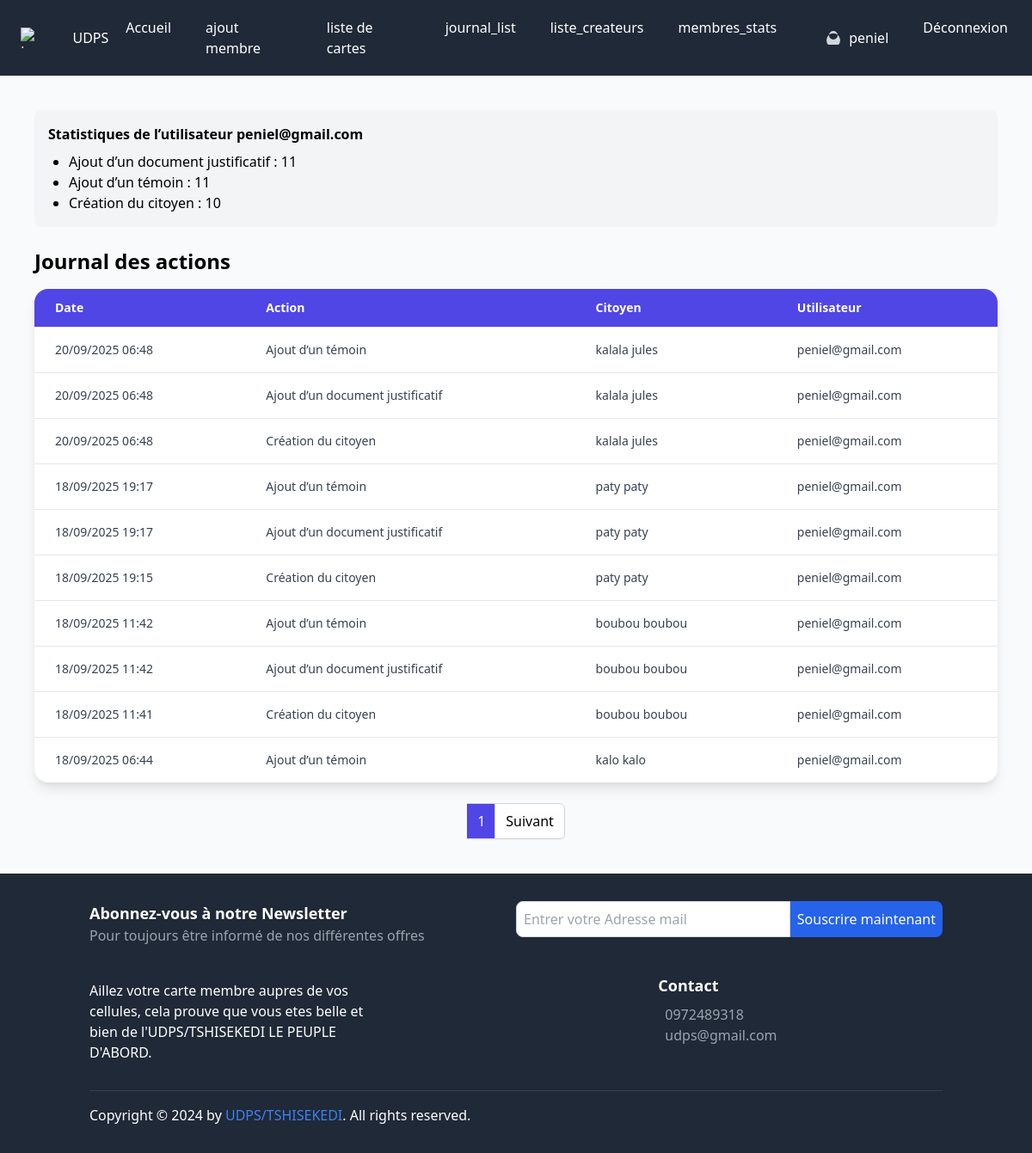
Page /user/journal/?q=peniel@gmail.com (signed in) on the earlier database version.
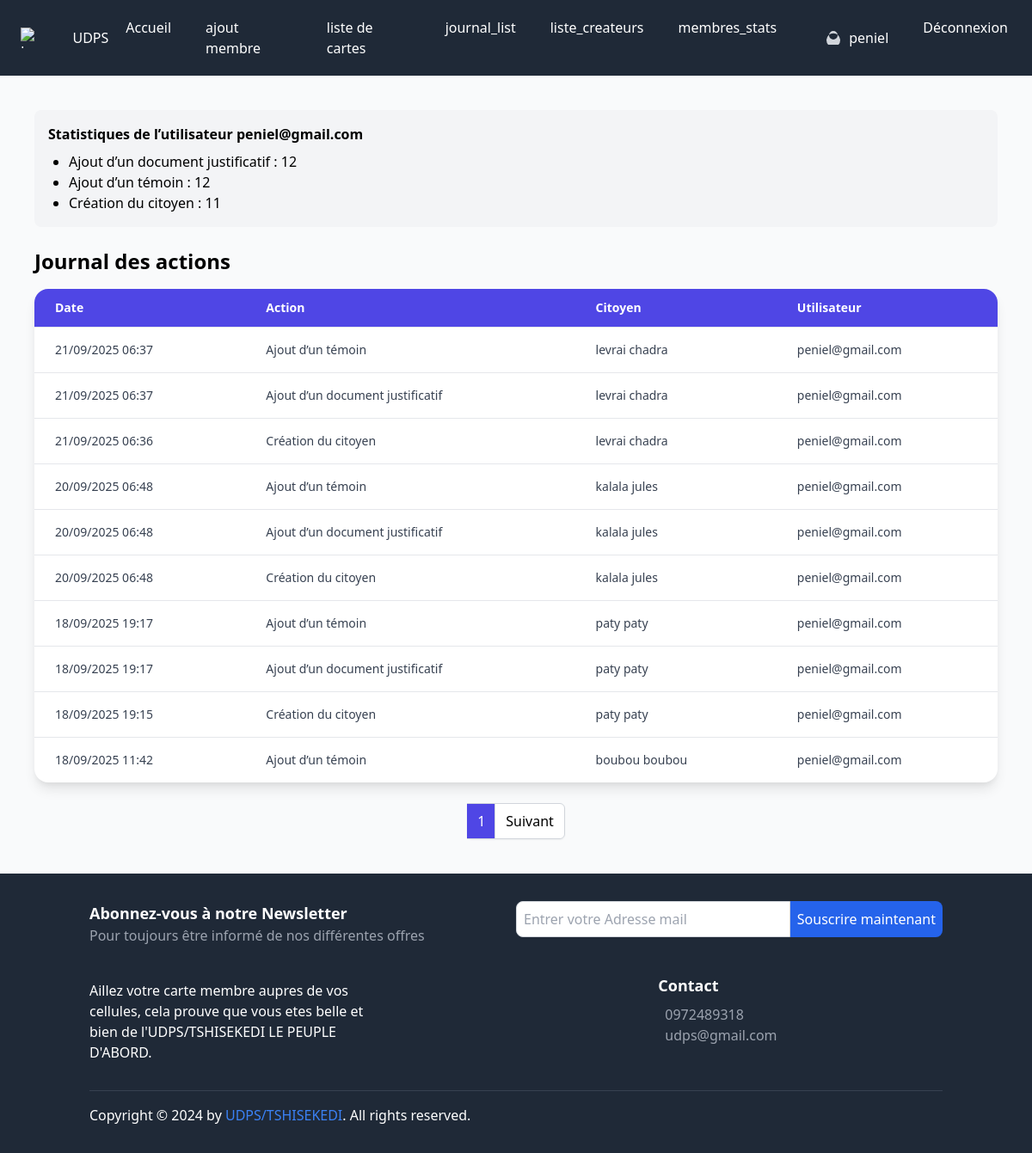
Same page on the later database version.
### core/models.py (models this page shows, shortened)
class JournalAction(models.Model):
    utilisateur = models.ForeignKey(settings.AUTH_USER_MODEL, on_delete=models.SET_NULL, null=True)
    citoyen = models.ForeignKey(Citoyen, on_delete=models.CASCADE, related_name="journaux")
    action = models.CharField(max_length=200)  # Exemple : "Validation", "Blocage", "Création"
    date_action = models.DateTimeField(default=timezone.now)

class Citoyen(models.Model):
    STATUT_CHOICES = (
        ("pending", "En attente"),
        ("valid", "Valide"),
        ("invalid", "Invalide"),
    )
    SEXE_CHOICES = (
        ("M", "Masculin"),
        ("F", "Féminin"),
    )
    ADHESION_CHOICES = (
        ("membre_honneur", "Membre d'honneur"),
        ("president_federation", "Président Fédération"),
        ("president_cellule", "Président Cellule"),
    )
    prenom = models.CharField(max_length=100)
    postnom = models.CharField(max_length=100, blank=True, null=True)
    nom = models.CharField(max_length=100)
    date_naissance = models.DateField()
    lieu_naissance = models.CharField(max_length=150, blank=True, null=True)
    nationalite = models.CharField(max_length=100, default="Congolaise")
    sexe = models.CharField(max_length=1, choices=SEXE_CHOICES, default="M")
    province = models.CharField(max_length=150, blank=True, null=True)
    federation = models.CharField(max_length=150, blank=True, null=True)
    cellule = models.CharField(max_length=150, blank=True, null=True)
    statut_adhesion = models.CharField(
        max_length=30,
        choices=ADHESION_CHOICES,
        default="membre_honneur"
    )
    photo = models.ImageField(upload_to="citoyens/photos/", blank=True, null=True)
    signature = models.ImageField(upload_to="citoyens/signatures/", blank=True, null=True)
    numero_identite = models.CharField(max_length=20, unique=True, blank=True)
    statut = models.CharField(max_length=10, choices=STATUT_CHOICES, default="pending")
    qr_code = models.ImageField(upload_to="citoyens/qrcodes/", blank=True, null=True)
    date_expiration_fk = models.ForeignKey(
        "DateExpirationfk",
        on_delete=models.SET_NULL,
        null=True,
        blank=True,
        related_name="citoyens"
    )
    date_creation = models.DateTimeField(auto_now_add=True)
    cree_par = models.ForeignKey(
        settings.AUTH_USER_MODEL,
        on_delete=models.SET_NULL,
        null=True,
        related_name="citoyens_crees"
    )
    valide_par = models.ForeignKey(
        settings.AUTH_USER_MODEL,
        on_delete=models.SET_NULL,
        null=True,
        blank=True,
        related_name="citoyens_valides"
    )

class CustomUser(AbstractUser):
    email = models.EmailField(unique=True)
    profile_pic = models.ImageField(upload_to="p_img", blank=True, null=True)
    address = models.CharField(max_length=50, blank=True, null=True)
    phone = models.CharField(max_length=11, blank=True, null=True)
    role = models.CharField(max_length=50, blank=True, null=True)
    bio = models.TextField(blank=True, null=True)
    is_active_user = models.BooleanField(default=False)  # utilisateur désactivé par défaut
    province = models.CharField(max_length=100, blank=True, null=True)
    ville_ou_district = models.CharField(max_length=100, blank=True, null=True)
    commune_ou_contree = models.CharField(max_length=100, blank=True, null=True)
    USERNAME_FIELD = 'email'
    REQUIRED_FIELDS = ('username',)

### core/views.py (the view, shortened to what this page needs)
# urls.py: path("journal/", views.journal_list, name="journal_list"),
@login_required(login_url="signin")
def journal_list(request):
    query = request.GET.get("q")
    if query and '@' in query:
        journaux_user = JournalAction.objects.filter(utilisateur__email=query).select_related("citoyen", "utilisateur")
        stats_qs = journaux_user.values('action').annotate(total=Count('id'))
        stats_utilisateur = {item['action']: item['total'] for item in stats_qs}
        paginator = Paginator(journaux_user.order_by("-date_action"), 10)
        page_number = request.GET.get("page")
        page_obj = paginator.get_page(page_number)
        return render(request, "core/journal_detail_user.html", {
            "query": query,
            "page_obj": page_obj,
            "stats_utilisateur": stats_utilisateur
        })

### core/templates/core/journal_detail_user.html (shortened to what this page needs)
{% extends "base.html" %}
{% block content %}
<div class="min-h-screen bg-gray-50 py-10">
  <div class="max-w-6xl mx-auto px-4">
    <div class="mb-6 p-4 bg-gray-100 rounded-lg">
      <h3 class="font-semibold mb-2">Statistiques de l’utilisateur {{ query }}</h3>
      <ul class="list-disc pl-6">
        {% for action, count in stats_utilisateur.items %}
          <li>{{ action }} : {{ count }}</li>
        {% endfor %}
      </ul>
    </div>
    <h1 class="text-2xl font-bold mb-4">Journal des actions</h1>
    <div class="overflow-x-auto bg-white shadow-lg rounded-2xl">
      <table class="min-w-full divide-y divide-gray-200">
        <thead class="bg-indigo-600 text-white">
          <tr>
            <th class="px-6 py-3 text-left text-sm font-semibold">Date</th>
            <th class="px-6 py-3 text-left text-sm font-semibold">Action</th>
            <th class="px-6 py-3 text-left text-sm font-semibold">Citoyen</th>
            <th class="px-6 py-3 text-left text-sm font-semibold">Utilisateur</th>
          </tr>
        </thead>
        <tbody class="divide-y divide-gray-200">
          {% for journal in page_obj %}
          <tr class="hover:bg-gray-50">
            <td class="px-6 py-4 text-sm text-gray-700">{{ journal.date_action|date:"d/m/Y H:i" }}</td>
            <td class="px-6 py-4 text-sm text-gray-700">{{ journal.action }}</td>
            <td class="px-6 py-4 text-sm text-gray-700">{{ journal.citoyen.nom }} {{ journal.citoyen.prenom }}</td>
            <td class="px-6 py-4 text-sm text-gray-700">{{ journal.utilisateur.email }}</td>
          </tr>
          {% empty %}
          <tr>
            <td colspan="4" class="px-6 py-4 text-center text-gray-500">Aucune action trouvée.</td>
          </tr>
          {% endfor %}
        </tbody>
      </table>
    </div>
    <div class="mt-6 flex justify-center">
      <nav class="inline-flex -space-x-px rounded-md shadow-sm">
        <span class="px-3 py-2 border-t border-b border-gray-300 bg-indigo-600 text-white">{{ page_obj.number }}</span>
        {% if page_obj.has_next %}
          <a href="?q={{ query }}&page={{ page_obj.next_page_number }}" class="px-3 py-2 rounded-r-md border border-gray-300 bg-white">Suivant</a>
        {% endif %}
      </nav>
    </div>
  </div>
</div>
{% endblock %}

Differences in the rows shown:
no longer on this page (row unchanged): JournalAction: date_action "18/09/2025 11:42", action "Ajout d’un document justificatif", citoyen.nom "boubou", citoyen.prenom "boubou", utilisateur.email "peniel@gmail.com"
no longer on this page (row unchanged): JournalAction: date_action "18/09/2025 11:41", action "Création du citoyen", citoyen.nom "boubou", citoyen.prenom "boubou", utilisateur.email "peniel@gmail.com"
no longer on this page (row unchanged): JournalAction: date_action "18/09/2025 06:44", action "Ajout d’un témoin", citoyen.nom "kalo", citoyen.prenom "kalo", utilisateur.email "peniel@gmail.com"
added JournalAction: date_action "21/09/2025 06:37", action "Ajout d’un témoin", citoyen.nom "levrai", citoyen.prenom "chadra", utilisateur.email "peniel@gmail.com"
added JournalAction: date_action "21/09/2025 06:37", action "Ajout d’un document justificatif", citoyen.nom "levrai", citoyen.prenom "chadra", utilisateur.email "peniel@gmail.com"
added JournalAction: date_action "21/09/2025 06:36", action "Création du citoyen", citoyen.nom "levrai", citoyen.prenom "chadra", utilisateur.email "peniel@gmail.com"
Other differences:
new list line: "Ajout d’un document justificatif : 12"
new list line: "Ajout d’un témoin : 12"
new list line: "Création du citoyen : 11"
list line gone: "Ajout d’un document justificatif : 11"
list line gone: "Ajout d’un témoin : 11"
list line gone: "Création du citoyen : 10"
